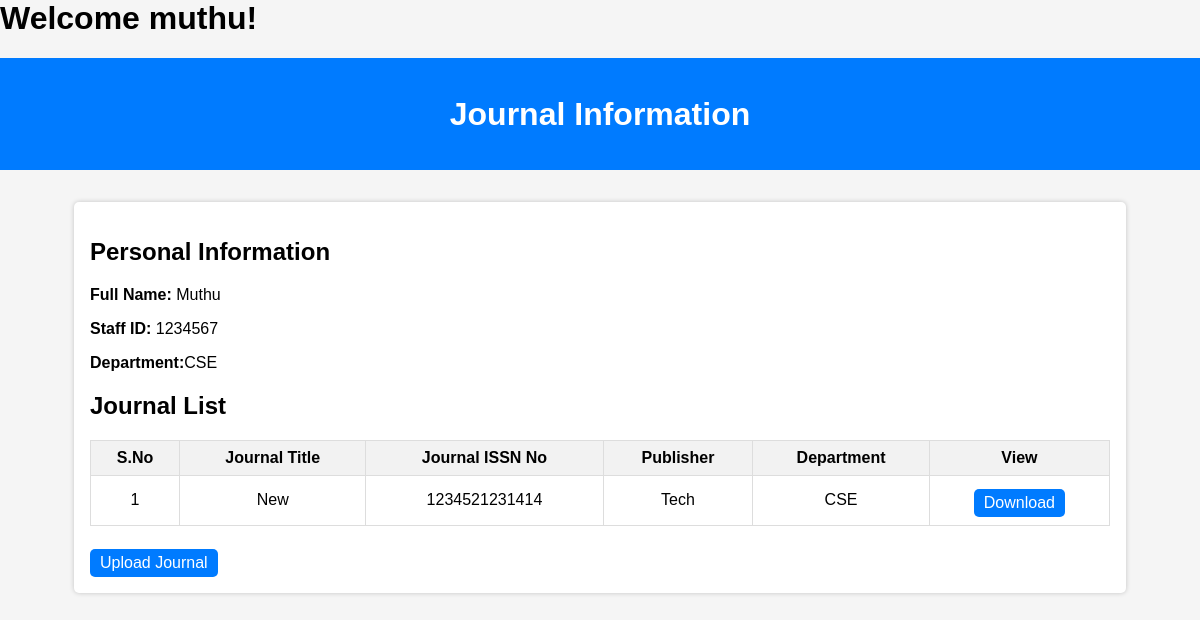
/staff/home/ (signed in), run on the app's committed database.
### journal/models.py (models this page shows, shortened)
class Staff(AbstractUser):
    name = models.CharField(max_length=30)
    username = models.CharField(max_length=30, unique=True)
    mail_id = models.EmailField(max_length=40)
    phone_number = models.CharField(max_length=10)
    date_birth = models.DateField(null=True, blank=True)
    dept_name = models.CharField(max_length=15, blank=True)
    staff_id = models.CharField(max_length=20)
    date_Ofjoin = models.DateField(null=True, blank=True)

class Journals(models.Model):
    title = models.CharField(max_length=50)
    issn_no = models.IntegerField()
    publisher = models.CharField(max_length=40)
    staff = models.ForeignKey(Staff, on_delete=models.SET_NULL, null=True, related_name='journals')
    department = models.ForeignKey(Departments, on_delete=models.SET_NULL, null=True, related_name='journals')
    journal_doc = models.FileField(null=True, blank=True)

class Departments(models.Model):
    dept_number = models.IntegerField(null=False)
    dept_name = models.CharField(max_length=10, null=False)
    no_faculty = models.IntegerField(default=0)
    no_journals = models.IntegerField(default=0)

### journal/views.py (the view)
# urls.py: path('staff/home/', views.staff_home, name='staff_home'),
@login_required(login_url='index')
def staff_home(request):
    user = Staff.objects.get(username=request.user)
    journals = Journals.objects.all()
    return render(request, 'staff_home.html', {'user': user, 'journals': journals})

### journal/templates/staff_home.html (shortened to what this page needs)
<h1>Welcome {{user}}!</h1>
<!DOCTYPE html>
<html lang="en">
<head>
</head>
<body>
    <header>
        <h1>Journal Information</h1>
    </header>
    <div class="container">
        <h2>Personal Information</h2>
        <p><strong>Full Name:</strong> {{ user.name }}</p>
        <p><strong>Staff ID:</strong> {{ user.staff_id }}</p>
        <p><strong>Department:</strong>{{ user.dept_name }}</p>
        <h2>Journal List</h2>
        <table>
            <tr>
                <th>S.No</th>
                <th>Journal Title</th>
                <th>Journal ISSN No</th>
                <th>Publisher</th>
                <th>Department</th>
                <th>View</th>
            </tr>
            {% for journal in journals %}
            <tr>
                <td>1</td>
                <td>{{ journal.title }}</td>
                <td>{{ journal.issn_no }}</td>
                <td>{{ journal.publisher }}</td>
                <td>{{ journal.department.dept_name }}</td>
                <td><a type="button" href="{% url 'download_journal' journal.id %}">Download</a></td>
            </tr>
            {% empty %}
            <tr>
                <td></td>
                <td>No Journal Published so far</td>
            </tr>
            {% endfor %}
        </table>
        <br>
        <a type="button" href="{% url 'upload_journal' %}">Upload Journal</a>
    </div>
</body>
</html>

### journal/templates/staff_home.html (style rules this page uses)
body { font-family: Arial, sans-serif; margin: 0; padding: 0; background-color: #f5f5f5; }
header { background-color: #007bff; color: #fff; text-align: center; padding: 1rem 0; }
a { margin-top: 5px; text-decoration: none; background-color: #007bff; color: #fff; padding: 5px 10px; border-radius: 5px; display: inline-block; transition: background-color 0.3s ease; }
.container { max-width: 85%; margin: 2rem auto; padding: 1rem; background-color: #fff; box-shadow: 0 0 5px rgba(0, 0, 0, 0.2); border-radius: 5px; }
table { width: 100%; border-collapse: collapse; margin-top: 1rem; }
table, th, td { border: 1px solid #ddd; padding: 8px; text-align: center; }
th { background-color: #f2f2f2; }

### data on the page
Staff: username "muthu", name "Muthu", staff_id "1234567", dept_name "CSE"
Journals: title "New", issn_no "1234521231414", publisher "Tech", department.dept_name "CSE"
